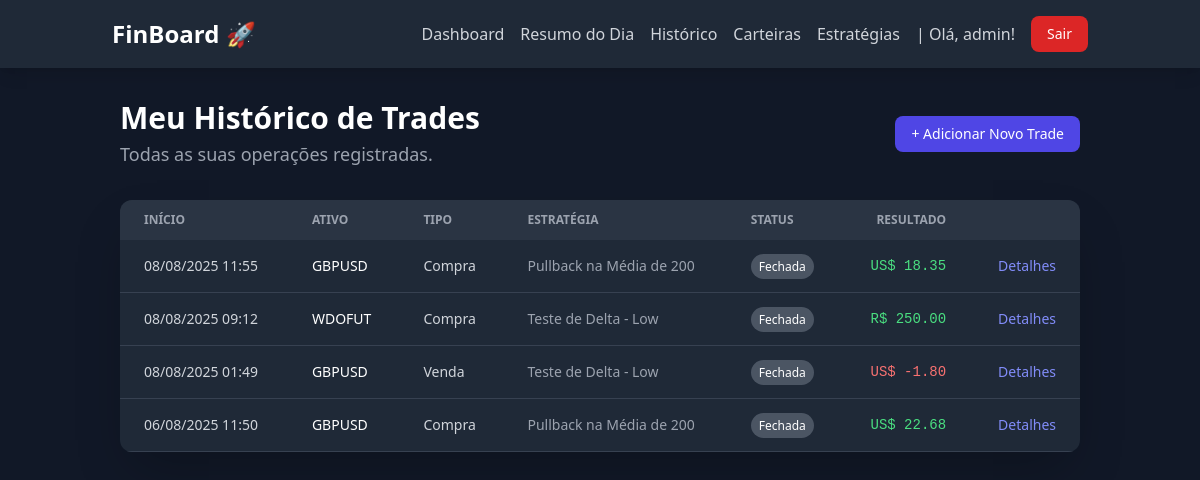
Page /dashboard/operations/ (signed in) on the earlier database version.
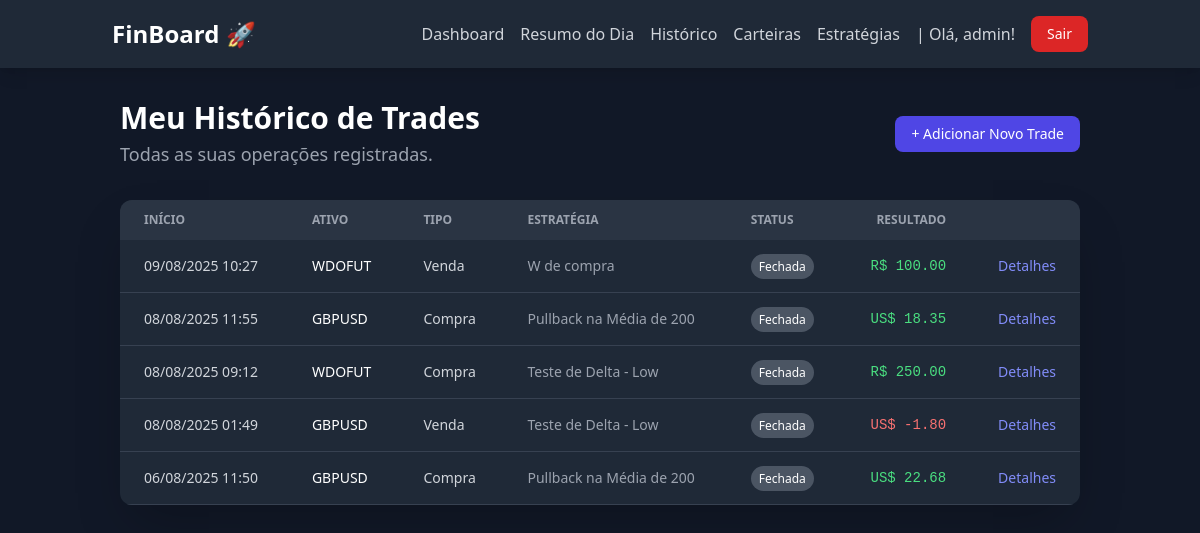
Same page on the later database version.
### dashboard/models.py (models this page shows, shortened)
class Operation(models.Model):
    STATUS_CHOICES = [('ABERTA', 'Aberta'), ('FECHADA', 'Fechada')]
    INITIAL_TYPE_CHOICES = [('COMPRA', 'Compra'), ('VENDA', 'Venda')]
    SENTIMENT_CHOICES = [('CONFIANTE', 'Confiante'), ('ANSIOSO', 'Ansioso'),
                         ('COM_MEDO', 'Com Medo'), ('FOCADO', 'Focado'), ('EFORICO', 'Eufórico')]
    account = models.ForeignKey(
        Account, on_delete=models.PROTECT, verbose_name="Carteira")
    user = models.ForeignKey(
        User, on_delete=models.CASCADE, verbose_name="Usuário")
    asset = models.ForeignKey(
        Asset, on_delete=models.PROTECT, verbose_name="Ativo")
    strategy = models.ForeignKey(
        Strategy, on_delete=models.SET_NULL, null=True, blank=True, verbose_name="Estratégia")
    initial_stop_price = models.DecimalField(
        "Preço de Stop Planejado", max_digits=10, decimal_places=5, blank=True, null=True)
    initial_target_price = models.DecimalField(
        "Preço de Alvo Planejado", max_digits=10, decimal_places=5, blank=True, null=True)
    tags = models.ManyToManyField(Tag, blank=True, verbose_name="Tags")
    status = models.CharField("Status", max_length=10,
                              choices=STATUS_CHOICES, default='ABERTA')
    initial_operation_type = models.CharField(
        "Tipo da Operação Inicial", max_length=10, choices=INITIAL_TYPE_CHOICES)
    start_date = models.DateTimeField("Data de Início")
    end_date = models.DateTimeField("Data de Fim", null=True, blank=True)
    net_financial_result = models.DecimalField(
        "Resultado Financeiro Líquido", max_digits=12, decimal_places=2, null=True, blank=True)
    points_pips_result = models.DecimalField(
        "Resultado em Pontos/Pips", max_digits=12, decimal_places=2, null=True, blank=True)
    entry_reason = models.TextField("Motivo da Entrada")
    general_notes = models.TextField(
        "Observações Gerais (Lições Aprendidas)", blank=True, null=True)
    entry_sentiment = models.CharField(
        "Sentimento na Entrada", max_length=10, choices=SENTIMENT_CHOICES, blank=True, null=True)
    execution_rating = models.IntegerField("Qualidade da Execução (1-5)", validators=[
                                           MinValueValidator(1), MaxValueValidator(5)], null=True, blank=True)

class Asset(models.Model):
    MARKET_CHOICES = [('B3_ACOES', 'B3 - Ações'), ('B3_FUTUROS', 'B3 - Mercado Futuro'), ('FOREX_PARES',
                                                                                          'Forex - Pares de Moedas'), ('FOREX_COMMODITIES', 'Forex - Commodities'), ('FOREX_INDICES', 'Forex - Índices')]
    CURRENCY_CHOICES = [('BRL', 'Real Brasileiro'), ('USD', 'Dólar Americano')]
    ticker = models.CharField(
        "Ticker", max_length=20, unique=True, help_text="Ex: PETR4, WDOFUT, EURUSD")
    name = models.CharField("Nome", max_length=100)
    market = models.CharField("Mercado", max_length=20, choices=MARKET_CHOICES)
    currency = models.CharField(
        "Moeda", max_length=3, choices=CURRENCY_CHOICES)
    description = models.TextField("Descrição", blank=True, null=True)

class Strategy(models.Model):
    name = models.CharField("Nome da Estratégia", max_length=100, unique=True)
    description = models.TextField("Descrição do Setup")

class Account(models.Model):
    CURRENCY_CHOICES = [
        ('BRL', 'Real Brasileiro'),
        ('USD', 'Dólar Americano'),
    ]
    user = models.ForeignKey(
        User, on_delete=models.CASCADE, verbose_name="Usuário")
    name = models.CharField("Nome da Carteira", max_length=100,
                            help_text="Ex: Corretora XP, Binance Futures")
    currency = models.CharField(
        "Moeda", max_length=3, choices=CURRENCY_CHOICES, default='BRL')
    initial_balance = models.DecimalField(
        "Saldo Inicial", max_digits=12, decimal_places=2, default=0.0)
    is_active = models.BooleanField("Ativa", default=True)

### dashboard/views.py (the view)
# urls.py: path('operations/', views.operation_list, name='operation_list'),
@login_required
def operation_list(request):
    operations = Operation.objects.filter(
        user=request.user).order_by('-start_date')
    context = {
        'operations': operations
    }
    return render(request, 'dashboard/operation_list.html', context)

### dashboard/templatetags/currency_filters.py (called while the page is built)
@register.filter(name='format_currency')
def format_currency(value, currency_code):
    try:
        value = Decimal(value)
    except (ValueError, TypeError):
        return value
    formatted_value = intcomma(value).replace(
        ",", "TEMP_COMMA").replace(".", ",").replace("TEMP_COMMA", ".")
    if currency_code == 'BRL':
        return f"R$ {formatted_value}"
    elif currency_code == 'USD':
        return f"US$ {formatted_value}"
    else:
        return f"{currency_code} {formatted_value}"

### dashboard/templates/dashboard/operation_list.html
{% extends 'core/base.html' %}
{% load currency_filters %}
{% block content %}
<div class="container mx-auto px-4 sm:px-6 lg:px-8 py-8">
    <div class="flex justify-between items-center mb-8">
        <div>
            <h1 class="text-3xl font-bold text-white">Meu Histórico de Trades</h1>
            <p class="mt-1 text-lg text-gray-400">Todas as suas operações registradas.</p>
        </div>
        <a href="{% url 'dashboard:operation_add' %}" class="px-4 py-2 text-sm font-medium text-white bg-indigo-600 rounded-lg hover:bg-indigo-700 transition-colors">
            + Adicionar Novo Trade
        </a>
    </div>
    <div class="bg-gray-800 rounded-xl shadow-2xl overflow-hidden">
        <div class="overflow-x-auto">
            <table class="min-w-full text-sm text-left text-gray-300">
                <thead class="text-xs text-gray-400 uppercase bg-gray-700/50">
                    <tr>
                        <th scope="col" class="px-6 py-3">Início</th>
                        <th scope="col" class="px-6 py-3">Ativo</th>
                        <th scope="col" class="px-6 py-3">Tipo</th>
                        <th scope="col" class="px-6 py-3">Estratégia</th>
                        <th scope="col" class="px-6 py-3">Status</th>
                        <th scope="col" class="px-6 py-3 text-right">Resultado</th>
                        <th scope="col" class="px-6 py-3"><span class="sr-only">Ações</span></th>
                    </tr>
                </thead>
                <tbody>
                    {% for op in operations %}
                    <tr class="border-b border-gray-700 hover:bg-gray-700/40 transition-colors">
                        <td class="px-6 py-4 whitespace-nowrap">{{ op.start_date|date:"d/m/Y H:i" }}</td>
                        <td class="px-6 py-4 font-medium text-white">{{ op.asset.ticker }}</td>
                        <td class="px-6 py-4">{{ op.get_initial_operation_type_display }}</td>
                        <td class="px-6 py-4 text-gray-400">{{ op.strategy.name|default:"N/A" }}</td>
                        <td class="px-6 py-4">
                            {% if op.status == 'FECHADA' %}
                                <span class="px-2 py-1 text-xs font-medium text-white bg-gray-600 rounded-full">{{ op.get_status_display }}</span>
                            {% else %}
                                <span class="px-2 py-1 text-xs font-medium text-blue-200 bg-blue-900 rounded-full">{{ op.get_status_display }}</span>
                            {% endif %}
                        </td>
                        <td class="px-6 py-4 text-right font-mono {% if op.net_financial_result > 0 %}text-green-400{% elif op.net_financial_result < 0 %}text-red-400{% else %}text-gray-400{% endif %}">
                            {% if op.net_financial_result is not None %}
                                {{ op.net_financial_result|format_currency:op.account.currency }}
                            {% else %}
                                --
                            {% endif %}
                        </td>
                        <td class="px-6 py-4 text-right">
                            <a href="{% url 'dashboard:operation_detail' pk=op.pk %}" class="font-medium text-indigo-400 hover:underline">Detalhes</a>
                        </td>
                    </tr>
                    {% empty %}
                    <tr>
                        <td colspan="7" class="text-center py-10 text-gray-500">
                            Nenhuma operação registrada ainda.
                        </td>
                    </tr>
                    {% endfor %}
                </tbody>
            </table>
        </div>
    </div>
</div>
{% endblock %}

Differences in the rows shown:
added Operation: start_date "09/08/2025 10:27", asset.ticker "WDOFUT", initial_operation_type "Venda", strategy.name "W de compra", status "Fechada", net_financial_result "R$ 100.00"
